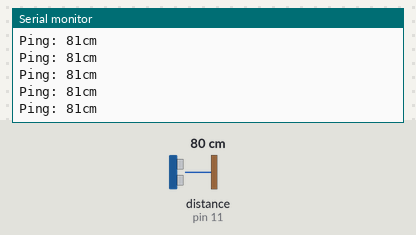
The sketch below on a simulated Arduino Uno, built with avr-gcc and run on an emulated ATmega328P. On the bench: the last lines printed to the serial monitor. Inputs (shaded band) come from the test bench; at power-on: distance to the obstacle (sensor on pin 11) 80 cm. The echo pulse lasts 58.3 µs per cm.

Above: at 1.2 s.
1.3 s: distance to the obstacle (sensor on pin 11) set to 2 cm
At 1.34 s:
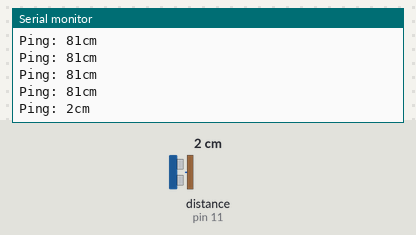
2.8 s: distance to the obstacle (sensor on pin 11) set to 4 cm
At 2.82 s:
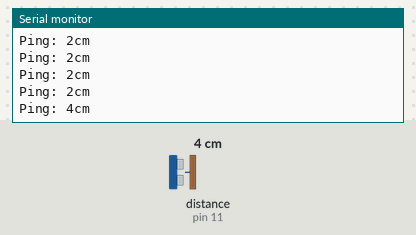
4.3 s: distance to the obstacle (sensor on pin 11) set to 250 cm
At 4.35 s:
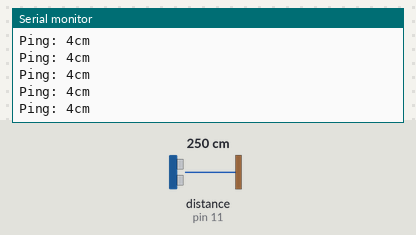
Timing chart, 0 to 7.3 s (numbered marks = the images above; inputs shaded):
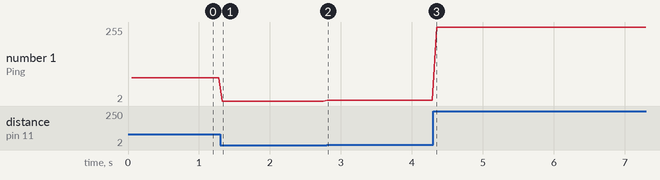

The sketch:

Arduino-HCSR04.ino
```cpp
// ---------------------------------------------------------------------------
// Example NewPing library sketch that does a ping about 20 times per second.
// ---------------------------------------------------------------------------

#include <NewPing.h>

#define TRIGGER_PIN  12  // Arduino pin tied to trigger pin on the ultrasonic sensor.
#define ECHO_PIN     11  // Arduino pin tied to echo pin on the ultrasonic sensor.
#define MAX_DISTANCE 400 // Maximum distance we want to ping for (in centimeters). Maximum sensor distance is rated at 400-500cm.

NewPing sonar(TRIGGER_PIN, ECHO_PIN, MAX_DISTANCE); // NewPing setup of pins and maximum distance.

void setup() {
  Serial.begin(115200); // Open serial monitor at 115200 baud to see ping results.
}

void loop() {
  delay(50);                      // Wait 50ms between pings (about 20 pings/sec). 29ms should be the shortest delay between pings.
  unsigned int uS = sonar.ping(); // Send ping, get ping time in microseconds (uS).
  Serial.print("Ping: ");
  Serial.print(uS / US_ROUNDTRIP_CM); // Convert ping time to distance in cm and print result (0 = outside set distance range)
  Serial.println("cm");
}
```

Measured:
- after the input at 1.3 s, the serial monitor: prints a new line at once (image 1)
- after the input at 2.8 s, the serial monitor: prints a new line at once (image 2)
- plotted number 1: 81 → 2 after the input at 1.3 s, 2 → 4 after the input at 2.8 s, 4 → 255 after the input at 4.3 s
